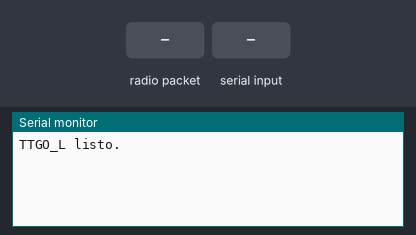
The sketch below on a simulated ESP32. On the bench: the last lines printed to the serial monitor. The test bench sets the inputs (shaded band). No radio packets arrive unless stated.

Above: at 1.2 s.
1.3 s: radio packet "1" arrives
At 2.2 s:
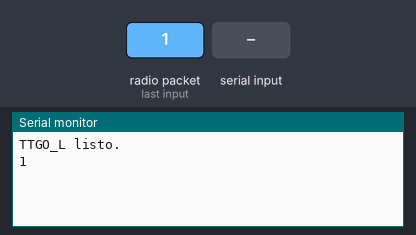
2.8 s: "0\n" received over Serial
At 3.04 s:
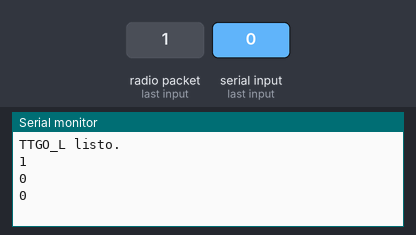

The sketch:

TTGO_L.ino
```cpp
#include <LoRa.h>
#include <SPI.h>

#define LORA_SCK 5
#define LORA_MISO 19
#define LORA_MOSI 27
#define LORA_CS 18
#define LORA_RST 14
#define LORA_IRQ 26
#define LORA_BAND 915E6

String q_meta = "";         // último q_meta recibido
unsigned long lastSend = 0; // para temporizar envíos

void setup() {
  Serial.begin(115200);

  SPI.begin(LORA_SCK, LORA_MISO, LORA_MOSI, LORA_CS);
  LoRa.setPins(LORA_CS, LORA_RST, LORA_IRQ);

  if (!LoRa.begin(LORA_BAND)) {
    Serial.println("LoRa init failed!");
    while (1);
  }
  Serial.println("TTGO_L listo.");
}

void loop() {
  // ------------------- Recibir q_meta de la laptop -------------------
  if (Serial.available()) {
    String incoming = Serial.readStringUntil('\n');
    incoming.trim();
    if (incoming.length() > 0) {
      q_meta = incoming; // guardar último q_meta recibido
      //Serial.print("q_meta guardado: ");
      Serial.println(q_meta);
    }
  }

  // ------------------- Reenviar q_meta al TTGO_J -------------------
  if (q_meta.length() > 0 && millis() - lastSend > 250) {
    lastSend = millis();
    LoRa.beginPacket();
    LoRa.print(q_meta);
    LoRa.endPacket();

    //Serial.print("Enviado q_meta → ");
    Serial.println(q_meta);
  }

  // ------------------- Recibir q desde TTGO_J -------------------
  int packetSize = LoRa.parsePacket();
  if (packetSize) {
    String q = "";
    while (LoRa.available()) {
      q += (char)LoRa.read();
    }
    q.trim();
    if (q.length() > 0) {
      // Retransmitir q a la laptop
      //Serial.print("q recibido de TTGO_J → ");
      Serial.println(q);
    }
  }
}
```

Measured:
- after the input at 1.3 s, the serial monitor: prints a new line at once (image 1)
- after the input at 2.8 s, the serial monitor: prints a new line at once (image 2)
